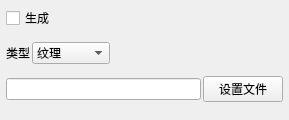
<?xml version="1.0" encoding="UTF-8"?>
<ui version="4.0">
 <class>Form</class>
 <widget class="QWidget" name="Form">
  <property name="geometry">
   <rect>
    <x>0</x>
    <y>0</y>
    <width>289</width>
    <height>120</height>
   </rect>
  </property>
  <property name="sizePolicy">
   <sizepolicy hsizetype="Expanding" vsizetype="Minimum">
    <horstretch>0</horstretch>
    <verstretch>0</verstretch>
   </sizepolicy>
  </property>
  <property name="minimumSize">
   <size>
    <width>200</width>
    <height>0</height>
   </size>
  </property>
  <property name="maximumSize">
   <size>
    <width>1000</width>
    <height>499</height>
   </size>
  </property>
  <property name="baseSize">
   <size>
    <width>0</width>
    <height>115</height>
   </size>
  </property>
  <property name="contextMenuPolicy">
   <enum>Qt::NoContextMenu</enum>
  </property>
  <property name="windowTitle">
   <string>窗体</string>
  </property>
  <property name="styleSheet">
   <string notr="true"/>
  </property>
  <layout class="QVBoxLayout" name="verticalLayout">
   <property name="spacing">
    <number>2</number>
   </property>
   <property name="leftMargin">
    <number>6</number>
   </property>
   <property name="topMargin">
    <number>6</number>
   </property>
   <property name="rightMargin">
    <number>6</number>
   </property>
   <property name="bottomMargin">
    <number>6</number>
   </property>
   <item>
    <layout class="QHBoxLayout" name="horizontalLayout">
     <property name="topMargin">
      <number>0</number>
     </property>
     <item>
      <widget class="QCheckBox" name="bake_color_generate">
       <property name="toolTip">
        <string>启用/禁用颜色贴图烘焙。</string>
       </property>
       <property name="text">
        <string>生成</string>
       </property>
       <property name="checked">
        <bool>false</bool>
       </property>
      </widget>
     </item>
     <item>
      <spacer name="horizontalSpacer">
       <property name="orientation">
        <enum>Qt::Horizontal</enum>
       </property>
       <property name="sizeHint" stdset="0">
        <size>
         <width>40</width>
         <height>20</height>
        </size>
       </property>
      </spacer>
     </item>
    </layout>
   </item>
   <item>
    <spacer name="verticalSpacer_2">
     <property name="orientation">
      <enum>Qt::Vertical</enum>
     </property>
     <property name="sizeType">
      <enum>QSizePolicy::Fixed</enum>
     </property>
     <property name="sizeHint" stdset="0">
      <size>
       <width>20</width>
       <height>10</height>
      </size>
     </property>
    </spacer>
   </item>
   <item>
    <layout class="QHBoxLayout" name="horizontalLayout_3">
     <property name="topMargin">
      <number>0</number>
     </property>
     <item>
      <layout class="QFormLayout" name="formLayout">
       <item row="0" column="0">
        <widget class="QLabel" name="label">
         <property name="text">
          <string>类型</string>
         </property>
        </widget>
       </item>
       <item row="0" column="1">
        <widget class="QComboBox" name="bake_color_type">
         <property name="toolTip">
          <string>设置贴图的颜色来源。</string>
         </property>
         <item>
          <property name="text">
           <string>纹理</string>
          </property>
         </item>
         <item>
          <property name="text">
           <string>顶点颜色</string>
          </property>
         </item>
         <item>
          <property name="text">
           <string>组颜色</string>
          </property>
         </item>
         <item>
          <property name="text">
           <string>遮罩</string>
          </property>
         </item>
        </widget>
       </item>
      </layout>
     </item>
     <item>
      <spacer name="horizontalSpacer_2">
       <property name="orientation">
        <enum>Qt::Horizontal</enum>
       </property>
       <property name="sizeHint" stdset="0">
        <size>
         <width>40</width>
         <height>20</height>
        </size>
       </property>
      </spacer>
     </item>
    </layout>
   </item>
   <item>
    <spacer name="verticalSpacer_3">
     <property name="orientation">
      <enum>Qt::Vertical</enum>
     </property>
     <property name="sizeType">
      <enum>QSizePolicy::Fixed</enum>
     </property>
     <property name="sizeHint" stdset="0">
      <size>
       <width>20</width>
       <height>10</height>
      </size>
     </property>
    </spacer>
   </item>
   <item>
    <layout class="QHBoxLayout" name="horizontalLayout_8">
     <property name="spacing">
      <number>2</number>
     </property>
     <property name="topMargin">
      <number>0</number>
     </property>
     <item>
      <widget class="QLineEdit" name="bake_color_file">
       <property name="toolTip">
        <string>通过文件对话框选择烘焙贴图要保存到的文件。你也可以直接在“设置文件”按钮左侧的输入框中输入文件路径。烘焙贴图可保存为24位TGA或TIFF文件。</string>
       </property>
      </widget>
     </item>
     <item>
      <widget class="QPushButton" name="bake_color_setFile">
       <property name="toolTip">
        <string>通过文件对话框选择烘焙贴图要保存到的文件。你也可以直接在“设置文件”按钮左侧的输入框中输入文件路径。烘焙贴图可保存为24位TGA或TIFF文件。</string>
       </property>
       <property name="text">
        <string>设置文件</string>
       </property>
      </widget>
     </item>
    </layout>
   </item>
   <item>
    <spacer name="verticalSpacer">
     <property name="orientation">
      <enum>Qt::Vertical</enum>
     </property>
     <property name="sizeHint" stdset="0">
      <size>
       <width>10</width>
       <height>4</height>
      </size>
     </property>
    </spacer>
   </item>
  </layout>
 </widget>
 <resources/>
 <connections/>
</ui>
